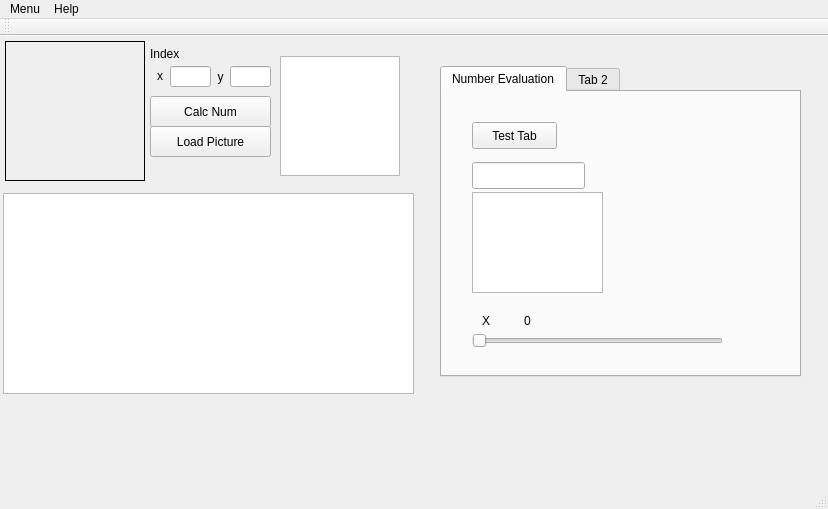
<?xml version="1.0" encoding="UTF-8"?>
<ui version="4.0">
 <class>MainWindow</class>
 <widget class="QMainWindow" name="MainWindow">
  <property name="geometry">
   <rect>
    <x>0</x>
    <y>0</y>
    <width>828</width>
    <height>509</height>
   </rect>
  </property>
  <property name="windowTitle">
   <string>MainWindow</string>
  </property>
  <widget class="QWidget" name="centralwidget">
   <widget class="QLineEdit" name="lneX">
    <property name="geometry">
     <rect>
      <x>170</x>
      <y>30</y>
      <width>41</width>
      <height>21</height>
     </rect>
    </property>
   </widget>
   <widget class="QLabel" name="lblIndex">
    <property name="geometry">
     <rect>
      <x>150</x>
      <y>10</y>
      <width>81</width>
      <height>16</height>
     </rect>
    </property>
    <property name="text">
     <string>Index</string>
    </property>
   </widget>
   <widget class="QPushButton" name="btnIndex">
    <property name="geometry">
     <rect>
      <x>150</x>
      <y>60</y>
      <width>121</width>
      <height>31</height>
     </rect>
    </property>
    <property name="text">
     <string>Calc Num</string>
    </property>
   </widget>
   <widget class="QPushButton" name="btnLoadPicture">
    <property name="geometry">
     <rect>
      <x>150</x>
      <y>90</y>
      <width>121</width>
      <height>31</height>
     </rect>
    </property>
    <property name="text">
     <string>Load Picture</string>
    </property>
   </widget>
   <widget class="QLabel" name="lblMainLabel">
    <property name="geometry">
     <rect>
      <x>5</x>
      <y>5</y>
      <width>140</width>
      <height>140</height>
     </rect>
    </property>
    <property name="frameShape">
     <enum>QFrame::Box</enum>
    </property>
    <property name="frameShadow">
     <enum>QFrame::Plain</enum>
    </property>
    <property name="lineWidth">
     <number>1</number>
    </property>
    <property name="text">
     <string/>
    </property>
   </widget>
   <widget class="QTextEdit" name="txtEdit">
    <property name="geometry">
     <rect>
      <x>3</x>
      <y>157</y>
      <width>411</width>
      <height>201</height>
     </rect>
    </property>
   </widget>
   <widget class="QLineEdit" name="lneY">
    <property name="geometry">
     <rect>
      <x>230</x>
      <y>30</y>
      <width>41</width>
      <height>21</height>
     </rect>
    </property>
   </widget>
   <widget class="QLabel" name="lblIndex_2">
    <property name="geometry">
     <rect>
      <x>150</x>
      <y>29</y>
      <width>20</width>
      <height>21</height>
     </rect>
    </property>
    <property name="layoutDirection">
     <enum>Qt::LeftToRight</enum>
    </property>
    <property name="text">
     <string>x</string>
    </property>
    <property name="alignment">
     <set>Qt::AlignCenter</set>
    </property>
   </widget>
   <widget class="QLabel" name="lblIndex_3">
    <property name="geometry">
     <rect>
      <x>210</x>
      <y>25</y>
      <width>21</width>
      <height>31</height>
     </rect>
    </property>
    <property name="layoutDirection">
     <enum>Qt::LeftToRight</enum>
    </property>
    <property name="text">
     <string>y</string>
    </property>
    <property name="alignment">
     <set>Qt::AlignCenter</set>
    </property>
   </widget>
   <widget class="QTabWidget" name="tabWidget">
    <property name="geometry">
     <rect>
      <x>440</x>
      <y>30</y>
      <width>361</width>
      <height>311</height>
     </rect>
    </property>
    <property name="currentIndex">
     <number>0</number>
    </property>
    <widget class="QWidget" name="tab">
     <attribute name="title">
      <string>Number Evaluation</string>
     </attribute>
     <widget class="QPushButton" name="btnTestTab">
      <property name="geometry">
       <rect>
        <x>30</x>
        <y>30</y>
        <width>85</width>
        <height>27</height>
       </rect>
      </property>
      <property name="text">
       <string>Test Tab</string>
      </property>
     </widget>
     <widget class="QLineEdit" name="lneTestInput">
      <property name="geometry">
       <rect>
        <x>30</x>
        <y>70</y>
        <width>113</width>
        <height>27</height>
       </rect>
      </property>
     </widget>
     <widget class="QTextEdit" name="txtTextOutput">
      <property name="geometry">
       <rect>
        <x>30</x>
        <y>100</y>
        <width>131</width>
        <height>101</height>
       </rect>
      </property>
     </widget>
     <widget class="QSlider" name="hsldX">
      <property name="geometry">
       <rect>
        <x>30</x>
        <y>240</y>
        <width>251</width>
        <height>18</height>
       </rect>
      </property>
      <property name="orientation">
       <enum>Qt::Horizontal</enum>
      </property>
     </widget>
     <widget class="QLabel" name="lblX">
      <property name="geometry">
       <rect>
        <x>40</x>
        <y>220</y>
        <width>16</width>
        <height>17</height>
       </rect>
      </property>
      <property name="text">
       <string>X</string>
      </property>
     </widget>
     <widget class="QLabel" name="label_2">
      <property name="geometry">
       <rect>
        <x>65</x>
        <y>219</y>
        <width>41</width>
        <height>20</height>
       </rect>
      </property>
      <property name="text">
       <string>0</string>
      </property>
      <property name="alignment">
       <set>Qt::AlignCenter</set>
      </property>
     </widget>
    </widget>
    <widget class="QWidget" name="tab_2">
     <attribute name="title">
      <string>Tab 2</string>
     </attribute>
    </widget>
   </widget>
   <widget class="QGraphicsView" name="gvGraphic1">
    <property name="geometry">
     <rect>
      <x>280</x>
      <y>20</y>
      <width>120</width>
      <height>120</height>
     </rect>
    </property>
   </widget>
  </widget>
  <widget class="QMenuBar" name="menubar">
   <property name="geometry">
    <rect>
     <x>0</x>
     <y>0</y>
     <width>828</width>
     <height>27</height>
    </rect>
   </property>
   <widget class="QMenu" name="menuMenu">
    <property name="title">
     <string>Menu</string>
    </property>
    <addaction name="actionExit"/>
   </widget>
   <widget class="QMenu" name="menuHelp">
    <property name="title">
     <string>Help</string>
    </property>
    <addaction name="actionInfo"/>
   </widget>
   <addaction name="menuMenu"/>
   <addaction name="menuHelp"/>
  </widget>
  <widget class="QStatusBar" name="statusbar"/>
  <widget class="QToolBar" name="toolBar">
   <property name="windowTitle">
    <string>toolBar</string>
   </property>
   <attribute name="toolBarArea">
    <enum>TopToolBarArea</enum>
   </attribute>
   <attribute name="toolBarBreak">
    <bool>false</bool>
   </attribute>
  </widget>
  <action name="actionExit">
   <property name="text">
    <string>Exit</string>
   </property>
  </action>
  <action name="actionInfo">
   <property name="text">
    <string>Info</string>
   </property>
  </action>
 </widget>
 <resources/>
 <connections/>
</ui>
